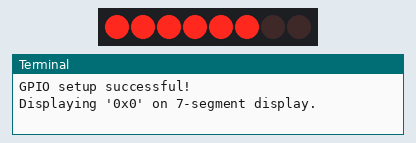
Recording of a program running on a simulated Raspberry Pi (BCM pin numbers). Shown: 8 shift-register outputs drawn as a row of LEDs (first output left, lit = HIGH), the last lines printed to the terminal.

Above: at 0.2 s.
At 5.3 s:
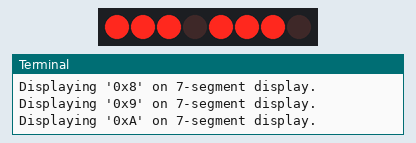
At 5.8 s:
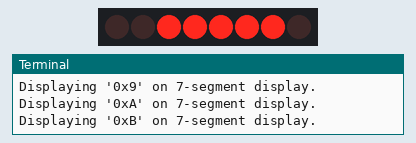
At 6.3 s:
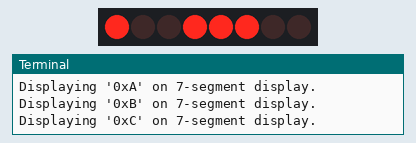
At 6.8 s:
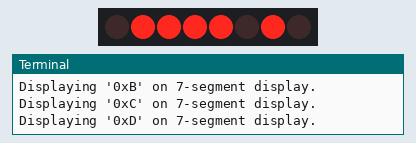
At 7.9 s:
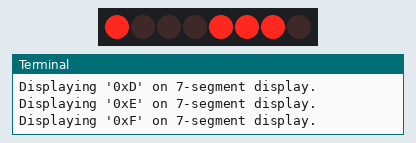
Timing chart, 0 to 10.6 s (numbered marks = the images above):
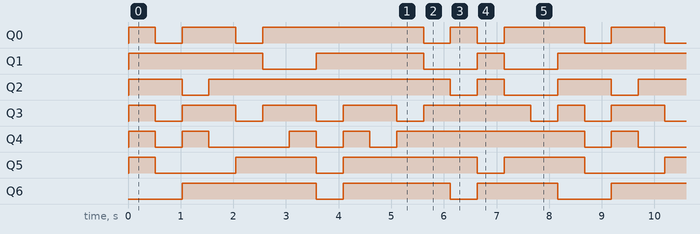

The program:

1.1.4_7-Segment.py
```python
#!/usr/bin/env python3

import RPi.GPIO as GPIO
import time

# Pin definitions for the 74HC595 shift register
SDI_PIN = 17     # Serial Data Input (DS)
RCLK_PIN = 18    # Storage Register Clock (STCP)
SRCLK_PIN = 27   # Shift Register Clock (SHCP)

# Delay between displaying numbers in milliseconds
DISPLAY_DELAY = 0.5

# Common-anode 7-segment display codes for 0-F
# Segments are mapped as: g, f, e, d, c, b, a
# A low bit turns a segment ON
SEGMENT_CODES = [
    0x3f, # 0
    0x06, # 1
    0x5b, # 2
    0x4f, # 3
    0x66, # 4
    0x6d, # 5
    0x7d, # 6
    0x07, # 7
    0x7f, # 8
    0x6f, # 9
    0x77, # A
    0x7c, # B
    0x39, # C
    0x5e, # D
    0x79, # E
    0x71  # F
]

NUM_DIGITS = len(SEGMENT_CODES)

def setupHardware():
    """
    Initializes GPIO pins for the shift register.
    Returns: 0 on success, 1 on failure.
    """
    try:
        GPIO.setmode(GPIO.BCM)
        GPIO.setwarnings(False)

        GPIO.setup(SDI_PIN, GPIO.OUT, initial=GPIO.LOW)
        GPIO.setup(RCLK_PIN, GPIO.OUT, initial=GPIO.LOW)
        GPIO.setup(SRCLK_PIN, GPIO.OUT, initial=GPIO.LOW)

        print("GPIO setup successful!")
        return 0

    except Exception as e:
        print(f"Failed to setup GPIO: {e}")
        return 1

def displayDigit(segmentData):
    """
    Sends a segment pattern to the 74HC595 shift register.
    Parameters: segmentData - The 8-bit pattern for the 7-segment display.
    """
    # Shift out the 8 bits of data (MSB first)
    for i in range(8):
        GPIO.output(SDI_PIN, 0x80 & (segmentData << i))
        # Pulse the shift register clock to shift the bit in
        GPIO.output(SRCLK_PIN, GPIO.HIGH)
        time.sleep(0.001)
        GPIO.output(SRCLK_PIN, GPIO.LOW)

    # Pulse the storage register clock to update the display output
    GPIO.output(RCLK_PIN, GPIO.HIGH)
    time.sleep(0.001)
    GPIO.output(RCLK_PIN, GPIO.LOW)

def cycleDigitsLoop():
    """
    Main application loop to cycle through digits 0-F.
    """
    while True:
        for i in range(NUM_DIGITS):
            print(f"Displaying '0x{i:X}' on 7-segment display.")
            displayDigit(SEGMENT_CODES[i])
            time.sleep(DISPLAY_DELAY)

def destroy():
    """
    Clean up function for GPIO resources.
    """
    GPIO.cleanup()
    print("GPIO cleanup completed")

def main():
    """
    Main function.
    Returns: Integer status code. 0 for success, 1 for error.
    """
    # Initialize the hardware
    if setupHardware() != 0:
        return 1  # Exit if hardware setup fails

    try:
        # Start the digit cycling loop
        cycleDigitsLoop()
    except KeyboardInterrupt:
        print("\nProgram interrupted by user")
        destroy()
        return 0
    except Exception as e:
        print(f"An error occurred: {e}")
        destroy()
        return 1

# If run this script directly, do:
if __name__ == '__main__':
    main()
```

Measured:
- by itself, Q0: repeats every 8.2 s: LOW 0.51 s, HIGH 1.0 s, LOW 0.51 s, HIGH 3.1 s, LOW 0.51 s, HIGH 0.51 s, LOW 0.51 s, HIGH 1.5 s
- by itself, Q1: repeats every 8.2 s: LOW 1.0 s, HIGH 2.0 s, LOW 1.0 s, HIGH 0.51 s, LOW 1.0 s, HIGH 2.5 s
- by itself, Q2: repeats every 8.2 s: LOW 0.51 s, HIGH 4.6 s, LOW 0.51 s, HIGH 0.51 s, LOW 1.0 s, HIGH 1.0 s
- by itself, Q3: repeats every 8.2 s: 3 × (LOW 0.51 s, HIGH 1.0 s), LOW 0.51 s, HIGH 2.0 s, LOW 0.51 s, HIGH 0.51 s
- by itself, Q4: repeats every 8.2 s: LOW 0.51 s, HIGH 0.51 s, LOW 1.5 s, 2 × (HIGH 0.51 s, LOW 0.51 s), HIGH 3.6 s
- by itself, Q5: repeats every 8.2 s: LOW 1.5 s, HIGH 1.5 s, LOW 0.51 s, HIGH 2.5 s, LOW 0.51 s, HIGH 1.5 s
- by itself, Q6: repeats every 8.2 s: LOW 0.51 s, HIGH 2.0 s, LOW 0.51 s, HIGH 1.5 s, LOW 1.0 s, HIGH 2.5 s
